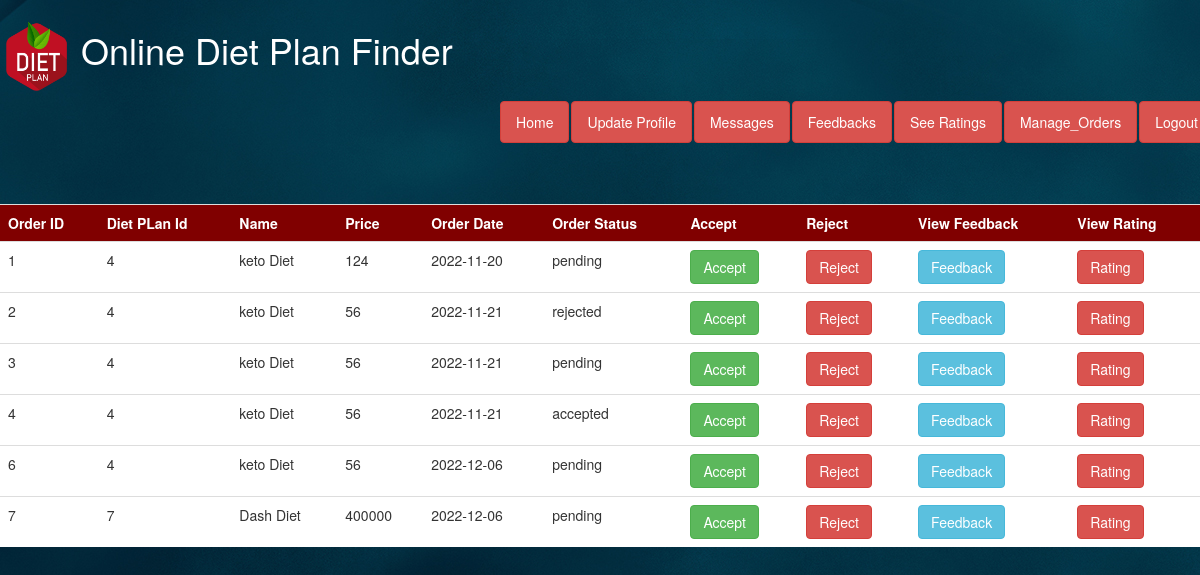
Screenshot of /view_rating.php (signed in) with the database file from the repository.
### tables this page shows
CREATE TABLE IF NOT EXISTS `orders` (
  `OID` int(11) NOT NULL AUTO_INCREMENT,
  `DID` int(11) NOT NULL,
  `UID` int(11) NOT NULL,
  `Price` int(11) NOT NULL,
  `date` date NOT NULL,
  `accountno` int(11) NOT NULL,
  `pin` int(11) NOT NULL,
  `status` text NOT NULL,
  `NID` int(11) NOT NULL,
  PRIMARY KEY (`OID`)
);

CREATE TABLE IF NOT EXISTS `diet_plan` (
  `DID` int(11) NOT NULL AUTO_INCREMENT,
  `HID` int(11) NOT NULL,
  `UID` int(11) NOT NULL,
  `Diet_name` varchar(500) NOT NULL,
  `diet_food` varchar(5000) NOT NULL,
  `diet_limit` varchar(5000) NOT NULL,
  `health_benefits` varchar(5000) NOT NULL,
  `downside` varchar(5000) NOT NULL,
  `daily_calories` int(100) NOT NULL,
  `description` varchar(5000) NOT NULL,
  `price` int(11) NOT NULL,
  `average_rating` int(11) DEFAULT NULL,
  `image` varchar(500) DEFAULT NULL,
  PRIMARY KEY (`DID`)
);

### view_rating.php (the view, shortened to what this page needs)
<?php ob_start();
$uid=$_SESSION['UID'];
     ?>
 <!DOCTYPE html>
<html lang="en">
  <head>
    <link rel="stylesheet" href="https://cdnjs.cloudflare.com/ajax/libs/font-awesome/4.7.0/css/font-awesome.min.css">
    <link href="css/bootstrap.min.css" rel="stylesheet">
<link rel="stylesheet" href="https://maxcdn.bootstrapcdn.com/bootstrap/3.4.1/css/bootstrap.min.css">
  </head>
  <body  >
  <div class="navbar" style="background-color: url(img/baC.jpg)"  >
     <header><b><a href="nutritionist.php"> <h1 style="color:white" ><img src="img/logo1.png" width="70px" height="70px"> Online Diet Plan Finder</h1></a></header>
                     <ul class="nav nav-pills navbar-right">
                                                      <li><a style="color:white" class="btn btn-danger" href="nutritionist.php" >Home</a></li>
                                                      <li><a style="color:white" class="btn btn-danger" href="update_nutritionist.php" >Update Profile</a></li>
                                                      <li><a style="color:white" class="btn btn-danger" href="n_messages.php" >Messages</a></li>
                                                      <li><a style="color:white" class="btn btn-danger" href="n_feedbacks.php" >Feedbacks</a></li>
                                                      <li><a style="color:white" class="btn btn-danger" href="view_ratings.php" >See Ratings</a></li>
                                                        <li><a style="color:white" class="btn btn-danger" href="manage_orders.php" >Manage_Orders</a></li>
                                                    <li><a href="logout.php" style="color:white" class="btn btn-danger" style="color:white" >Logout</a></li>
                            </ul>
        </div>
 <span style="background-image: url(img/baC.jpg)">
      <br><br>
  <table class="table">
    <tr>
    <th>
Order ID
</th>
<th>
Diet PLan Id
</th>
<th>
Name
</th>
<th>
Price
</th>
<th>
Order Date
</th>
<th>
Order Status
</th>
<th>
Accept
</th>
<th>
Reject
</th>
<th>
View Feedback
</th>
<th>
View Rating
</th>
</tr>
<?php
$conn=mysqli_connect('localhost','root','','diet');
$sql="select * from orders where NID='$uid'";
$result=mysqli_query($conn,$sql);
$num=mysqli_num_rows($result);
if($num>0){
  while($row=mysqli_fetch_assoc($result)){
    $OID=$row['OID'];
    $DID=$row['DID'];
    $price=$row['Price'];
    $date=$row['date'];
    $status=$row['status'];
?>
 <?php
 $user="select * from diet_plan where DID='$DID';";
$res=mysqli_query($conn,$user);
$r=mysqli_fetch_assoc($res);
@$Name=$r['Diet_name'];
?>
<?php
echo "<tr>";
 echo "<td> $OID </td>";
 echo "<td> $DID </td>";
 echo "<td> $Name </td>";
 echo "<td> $price </td>";
  echo "<td> $date </td>";
  echo "<td> $status </td>";
 echo "<td><a href='manage_orders.php?accept=$OID' class='btn btn-success' >Accept</a></td>";
  echo "<td><a href='manage_orders.php?reject=$OID' class='btn btn-danger' >Reject</a></td>";
echo "<td><a href='view_feedback.php?DID=$DID' class='btn btn-info' >Feedback</a></td>";
echo "<td><a href='view_rating.php?DID=$DID' class='btn btn-danger'>Rating</a></td>";
echo "</tr>";
}
}
?>
</table>
</body>
</html>

### view_rating.php (style rules this page uses)
body { background-image: url(img/baC.jpg); }
td { background-color:white; }
th { background-color:maroon; color:white; }

### rows the page displays
orders: OID "1", DID "4", DID.Diet_name "keto Diet", Price "124", date "2022-11-20", status "pending"
orders: OID "2", DID "4", DID.Diet_name "keto Diet", Price "56", date "2022-11-21", status "rejected"
orders: OID "3", DID "4", DID.Diet_name "keto Diet", Price "56", date "2022-11-21", status "pending"
orders: OID "4", DID "4", DID.Diet_name "keto Diet", Price "56", date "2022-11-21", status "accepted"
orders: OID "6", DID "4", DID.Diet_name "keto Diet", Price "56", date "2022-12-06", status "pending"
orders: OID "7", DID "7", DID.Diet_name "Dash Diet", Price "400000", date "2022-12-06", status "pending"
